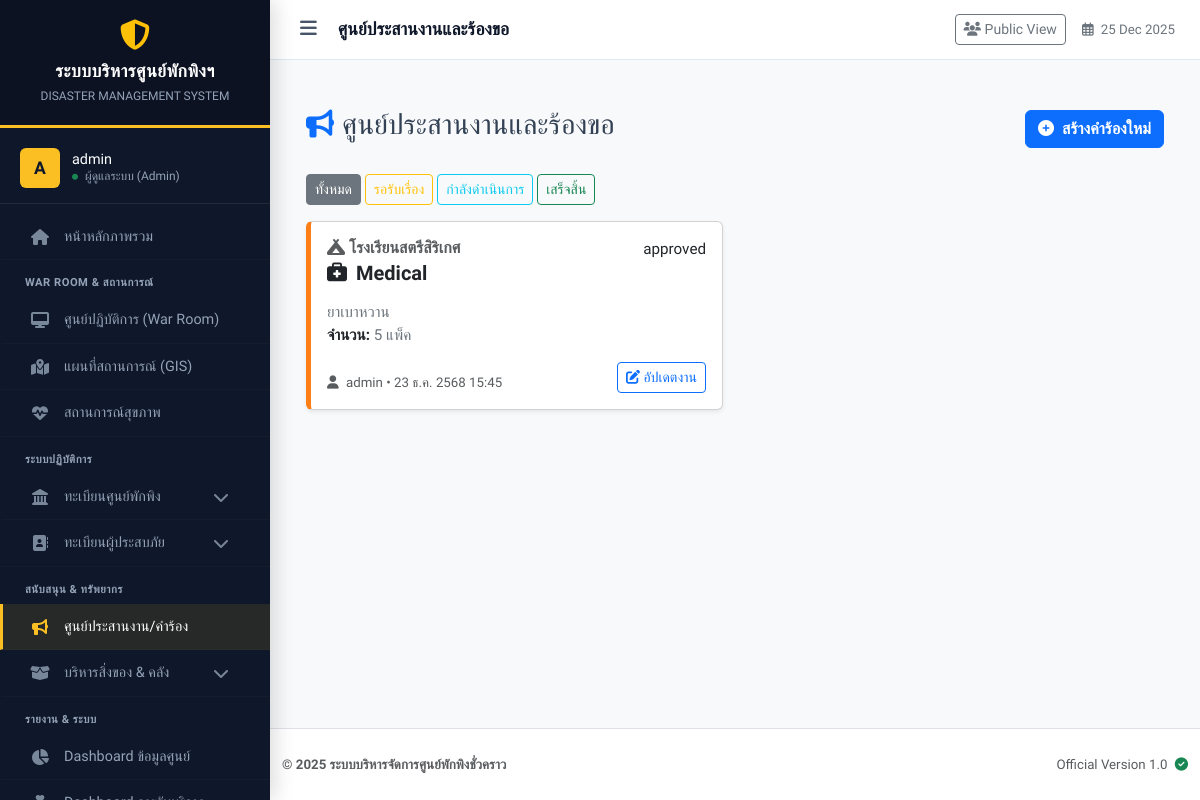
/request_manager.php (signed in), run on an earlier commit of the app's database.
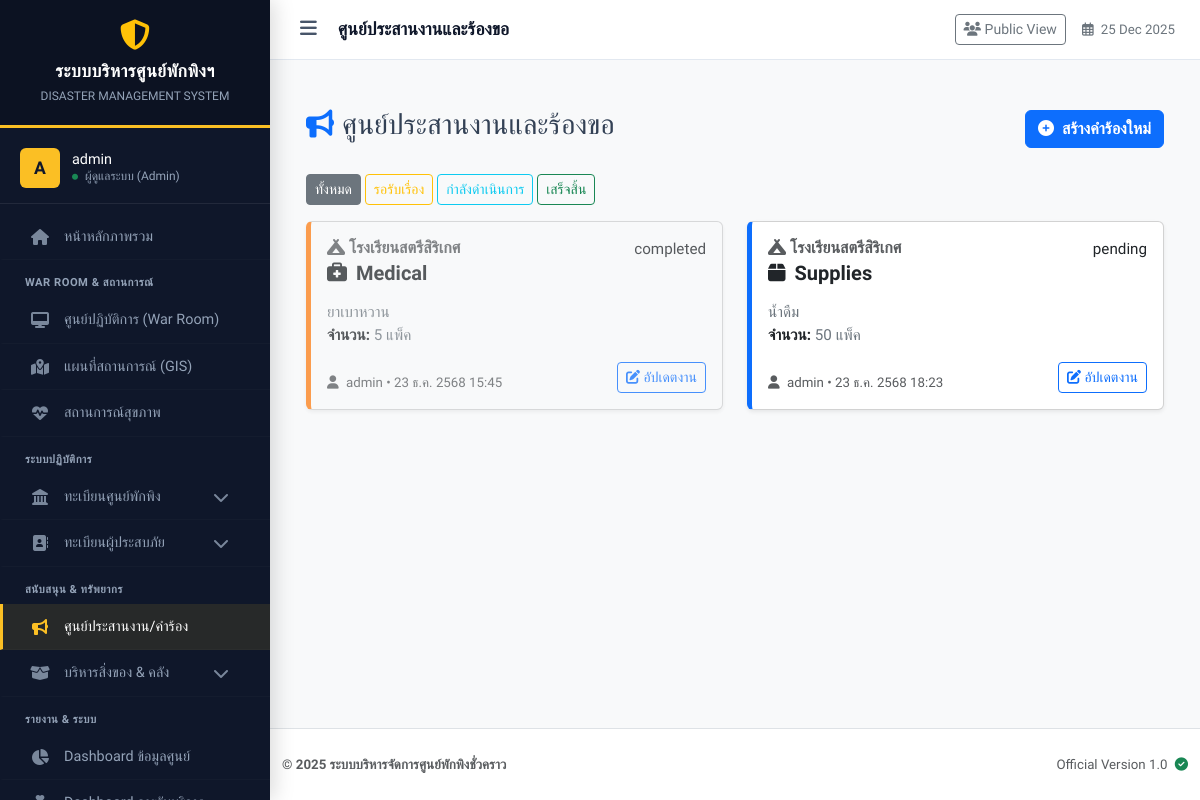
And on a later commit of the database.
### tables this page shows
CREATE TABLE `shelter_requests` (
  `id` int(11) NOT NULL,
  `shelter_id` int(11) NOT NULL,
  `category` enum('supplies','medical','manpower','transport','other') NOT NULL COMMENT 'หมวดหมู่',
  `urgency` enum('normal','high','critical') DEFAULT 'normal' COMMENT 'ความเร่งด่วน',
  `detail` text NOT NULL COMMENT 'รายละเอียดสิ่งที่ขอ',
  `quantity` varchar(100) DEFAULT NULL COMMENT 'จำนวน (ถ้ามี)',
  `status` enum('pending','approved','in_progress','completed','rejected') DEFAULT 'pending',
  `response_note` text DEFAULT NULL COMMENT 'บันทึกการตอบรับจาก Admin',
  `created_by` int(11) NOT NULL,
  `created_at` datetime DEFAULT current_timestamp(),
  `updated_at` datetime DEFAULT NULL ON UPDATE current_timestamp()
);

CREATE TABLE `shelters` (
  `id` int(11) NOT NULL,
  `incident_id` int(11) NOT NULL COMMENT 'ผูกกับเหตุการณ์ไหน',
  `name` varchar(200) NOT NULL COMMENT 'ชื่อศูนย์',
  `location` text NOT NULL COMMENT 'ที่ตั้ง',
  `latitude` decimal(10,8) DEFAULT NULL,
  `longitude` decimal(11,8) DEFAULT NULL,
  `capacity` int(11) NOT NULL DEFAULT 0 COMMENT 'ความจุสูงสุด',
  `contact_phone` varchar(20) DEFAULT NULL,
  `status` enum('open','full','closed') NOT NULL DEFAULT 'open',
  `last_updated` datetime DEFAULT NULL
);

CREATE TABLE `users` (
  `id` int(11) NOT NULL,
  `username` varchar(50) NOT NULL COMMENT 'ชื่อผู้ใช้',
  `password` varchar(255) NOT NULL COMMENT 'รหัสผ่าน (Hashed)',
  `first_name` varchar(100) DEFAULT '',
  `last_name` varchar(100) DEFAULT '',
  `full_name` varchar(100) NOT NULL COMMENT 'ชื่อ-นามสกุล',
  `role` varchar(50) NOT NULL DEFAULT 'staff',
  `shelter_id` int(11) DEFAULT NULL COMMENT 'สังกัดศูนย์พักพิง',
  `created_at` timestamp NOT NULL DEFAULT current_timestamp(),
  `last_login` datetime DEFAULT NULL
);

### includes/functions.php (called while the page is built, shortened)
<?php
function thaiDate($date) {
    $months = [
        1=>'ม.ค.', 2=>'ก.พ.', 3=>'มี.ค.', 4=>'เม.ย.', 5=>'พ.ค.', 6=>'มิ.ย.',
        7=>'ก.ค.', 8=>'ส.ค.', 9=>'ก.ย.', 10=>'ต.ค.', 11=>'พ.ย.', 12=>'ธ.ค.'
    ];
    $timestamp = strtotime($date);
    $d = date('j', $timestamp);
    $m = $months[(int)date('n', $timestamp)];
    $y = date('Y', $timestamp) + 543;
    return "$d $m $y";
}
?>

### request_manager.php (the view, shortened to what the changed rows need)
<?php
require_once 'config/db.php';
require_once 'includes/functions.php';
$sql = "SELECT r.*, s.name as shelter_name, u.username
        FROM shelter_requests r
        JOIN shelters s ON r.shelter_id = s.id
        LEFT JOIN users u ON r.created_by = u.id
        WHERE 1=1 ";
$sql .= " ORDER BY FIELD(r.urgency, 'critical', 'high', 'normal'), r.created_at DESC";
$requests = $pdo->query($sql)->fetchAll();
?>
<!DOCTYPE html>
<html lang="th">
<head>
    <link href="https://cdn.jsdelivr.net/npm/bootstrap@5.3.0/dist/css/bootstrap.min.css" rel="stylesheet">
    <link rel="stylesheet" href="https://cdnjs.cloudflare.com/ajax/libs/font-awesome/6.4.0/css/all.min.css">
</head>
<body class="bg-light">
<?php include 'includes/header.php'; ?>
<div class="container mt-4">
    <div class="row">
        <?php if(empty($requests)): ?>
            <div class="col-12 text-center py-5 text-muted">ไม่มีรายการคำร้อง</div>
        <?php else: ?>
            <?php foreach($requests as $req):
                $borderClass = 'border-' . $req['urgency'];
                $bgClass = $req['status'] == 'completed' ? 'bg-light opacity-75' : 'bg-white';
                $statusBadges = [
                    'pending' => '<span class="badge bg-warning text-dark"><i class="far fa-clock"></i> รอรับเรื่อง</span>',
                    'approved' => '<span class="badge bg-info"><i class="fas fa-check"></i> รับเรื่องแล้ว</span>',
                    'in_progress' => '<span class="badge bg-primary"><i class="fas fa-shipping-fast"></i> กำลังดำเนินการ</span>',
                    'completed' => '<span class="badge bg-success"><i class="fas fa-check-circle"></i> เสร็จสิ้น</span>',
                    'rejected' => '<span class="badge bg-secondary">ยกเลิก/ปฏิเสธ</span>'
                ];
            ?>
            <div class="col-lg-6 mb-3">
                <div class="card shadow-sm h-100 <?php echo $bgClass; ?> <?php echo $borderClass; ?>">
                    <div class="card-body">
                        <div class="d-flex justify-content-between mb-2">
                            <h5 class="card-title fw-bold text-dark">
                                <?php if($role === 'admin'): ?>
                                    <small class="text-muted d-block fs-6 mb-1"><i class="fas fa-campground"></i> <?php echo htmlspecialchars($req['shelter_name']); ?></small>
                                <?php endif; ?>
                                <?php
                                    $iconMap = ['supplies'=>'box', 'medical'=>'briefcase-medical', 'manpower'=>'users', 'transport'=>'truck', 'other'=>'question-circle'];
                                    $icon = $iconMap[$req['category']] ?? 'circle';
                                ?>
                                <i class="fas fa-<?php echo $icon; ?> me-1"></i> <?php echo ucfirst($req['category']); ?>
                            </h5>
                            <div><?php echo $statusBadges[$req['status']] ?? $req['status']; ?></div>
                        </div>
                        <p class="card-text text-secondary mb-1">
                            <?php echo nl2br(htmlspecialchars($req['detail'])); ?>
                            <?php if($req['quantity']): ?>
                                <br><strong class="text-dark">จำนวน:</strong> <?php echo htmlspecialchars($req['quantity']); ?>
                            <?php endif; ?>
                        </p>
                        <div class="d-flex justify-content-between align-items-end mt-3">
                            <small class="text-muted">
                                <i class="fas fa-user me-1"></i> <?php echo $req['username']; ?> •
                                <?php echo thaiDate(date('Y-m-d', strtotime($req['created_at']))); ?> <?php echo date('H:i', strtotime($req['created_at'])); ?>
                            </small>
                            <?php if($role === 'admin'): ?>
                                <button class="btn btn-sm btn-outline-primary"
                                        onclick='updateStatus(<?php echo json_encode($req); ?>)'>
                                    <i class="fas fa-edit"></i> อัปเดตงาน
                                </button>
                            <?php endif; ?>
                        </div>
                    </div>
                </div>
            </div>
            <?php endforeach; ?>
        <?php endif; ?>
    </div>
</div>
<?php include 'includes/footer.php'; ?>
</body>
</html>

What changed in the data, as far as the page shows it:
changed shelter_requests "Medical": status "approved" → "completed"
added shelter_requests: shelter.name "โรงเรียนสตรีสิริเกศ", category "Supplies", status "pending", detail "น้ำดืม", quantity "50 แพ็ค", users.username "admin", created_at "23 ธ.ค. 2568", created_at "18:23"
